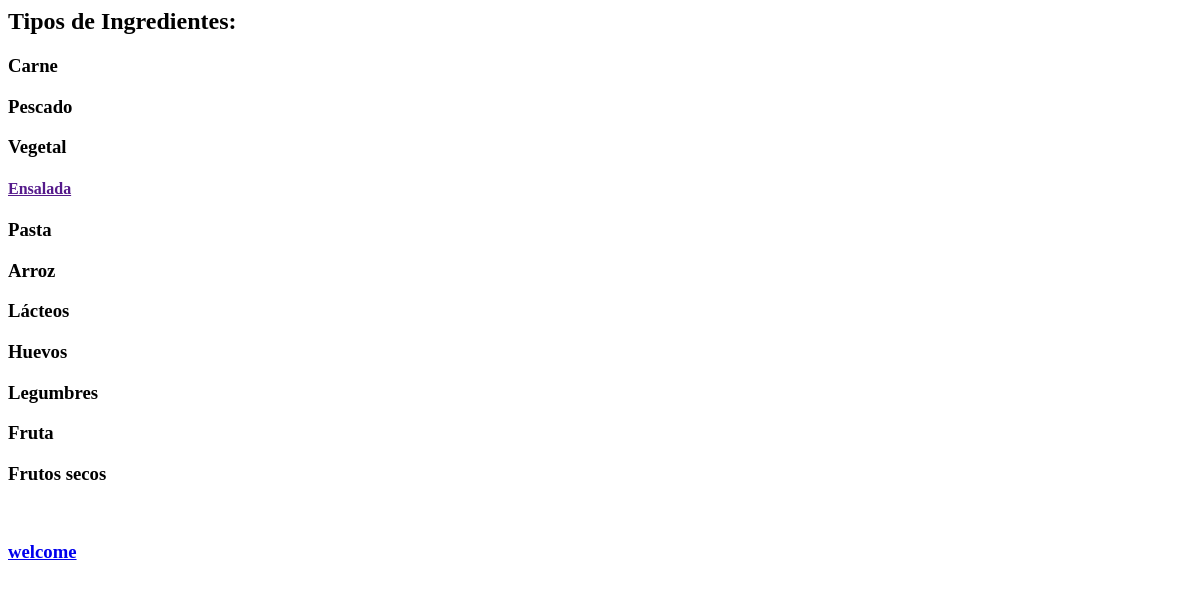
The app's page /listaIngredientes, older data.
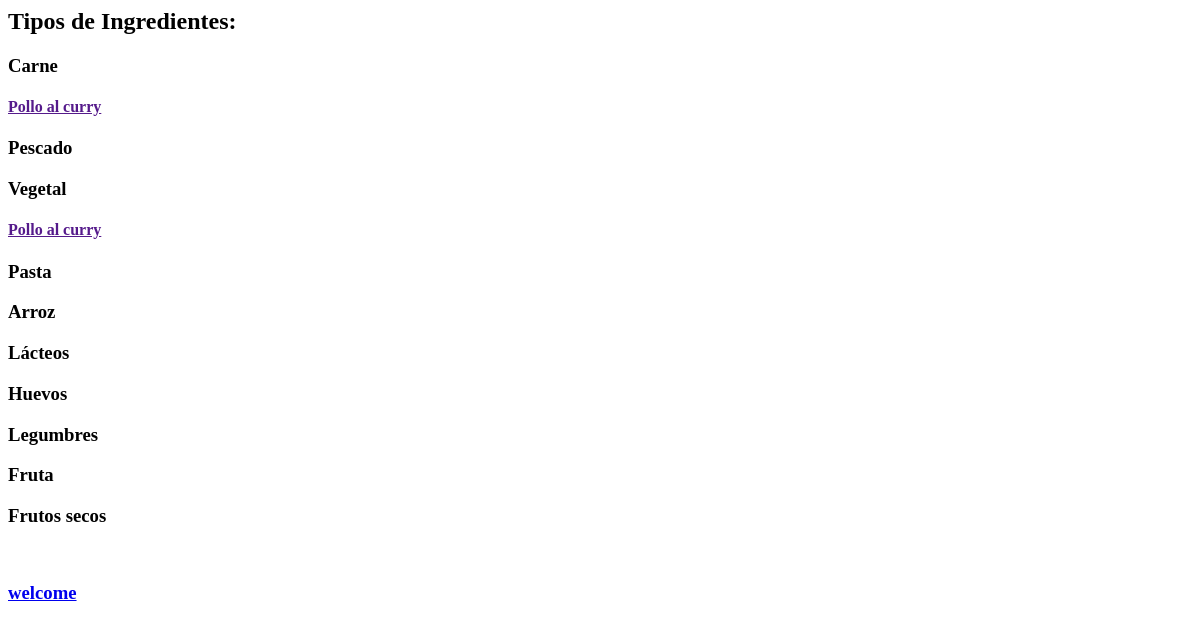
The same page, newer data.
### RecipesAndFun/models.py (models this page shows, shortened)
class receta(models.Model):
    nombre_receta= models.CharField(max_length=100)
    ingredientes= models.TextField(help_text='Escribe los ingredientes')
    preparacion= models.TextField(verbose_name='Preparacion')
    tiempo_preparacion= models.IntegerField
    comentarios= models.CharField(help_text='Espacio para comentarios', max_length=1000, null=True)
    puntuacion= models.IntegerField
    fecha_publicacion= models.DateTimeField(blank=True, null=True)

### RecipesAndFun/views.py (the view)
# urls.py: path('listaIngredientes', views.recipe_list)
def recipe_list(request):
    datos = {}
    datos['pollo'] = receta.objects.filter(ingredientes__contains='pollo')
    datos['salmon'] = receta.objects.filter(ingredientes__contains='salmon')
    datos['tomate'] = receta.objects.filter(ingredientes__contains='tomate')
    datos['espaguetis'] = receta.objects.filter(ingredientes__contains='espaguetis')
    datos['arroz'] = receta.objects.filter(ingredientes__contains='arroz')
    datos['queso'] = receta.objects.filter(ingredientes__contains='queso')
    datos['huevos'] = receta.objects.filter(ingredientes__contains='huevos')
    datos['lentejas'] = receta.objects.filter(ingredientes__contains='lentejas')
    datos['nueces'] = receta.objects.filter(ingredientes__contains='nueces')
    datos['fresa'] = receta.objects.filter(ingredientes__contains='fresa')
    return render(request, "listaIngredientes.html", {'datos':datos})

### templates/listaIngredientes.html (shortened to what this page needs)
<h2>
    Tipos de Ingredientes:
</h2>
<h3>Carne</h3>
{%  for receta in datos.pollo %}
    <div>
        <h4><a href="">{{ receta.nombre_receta }}</a></h4>
    </div>
{% endfor %}
<h3>Pescado</h3>
<h3>Vegetal</h3>
{%  for receta in datos.tomate %}
    <div>
        <h4><a href="">{{ receta.nombre_receta }}</a></h4>
    </div>
{% endfor %}
<h3>Pasta</h3>
<h3>Arroz</h3>
<h3>Lácteos</h3>
<h3>Huevos</h3>
<h3>Legumbres</h3>
<h3>Fruta</h3>
<h3>Frutos secos</h3>
    <h3><a href="/welcome">welcome </a></h3>

Row changes from the older to the newer data that the page shows:
removed receta: nombre_receta "Ensalada", shown under "Vegetal"
added receta: nombre_receta "Pollo al curry"
